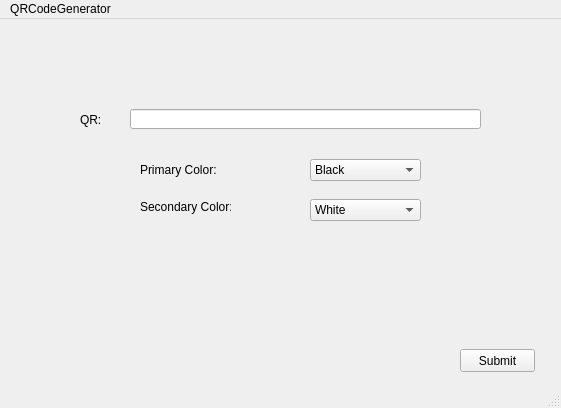
<?xml version="1.0" encoding="UTF-8"?>
<ui version="4.0">
 <class>MainWindow</class>
 <widget class="QMainWindow" name="MainWindow">
  <property name="geometry">
   <rect>
    <x>0</x>
    <y>0</y>
    <width>561</width>
    <height>408</height>
   </rect>
  </property>
  <property name="windowTitle">
   <string>MainWindow</string>
  </property>
  <widget class="QWidget" name="centralwidget">
   <widget class="QPushButton" name="submitButton">
    <property name="geometry">
     <rect>
      <x>460</x>
      <y>330</y>
      <width>75</width>
      <height>23</height>
     </rect>
    </property>
    <property name="text">
     <string>Submit</string>
    </property>
   </widget>
   <widget class="QLabel" name="primaryColor">
    <property name="geometry">
     <rect>
      <x>140</x>
      <y>140</y>
      <width>91</width>
      <height>21</height>
     </rect>
    </property>
    <property name="text">
     <string>Primary Color:</string>
    </property>
   </widget>
   <widget class="QLabel" name="secondaryColor">
    <property name="geometry">
     <rect>
      <x>140</x>
      <y>180</y>
      <width>91</width>
      <height>16</height>
     </rect>
    </property>
    <property name="text">
     <string>Secondary Color:</string>
    </property>
   </widget>
   <widget class="QLineEdit" name="userInput">
    <property name="geometry">
     <rect>
      <x>130</x>
      <y>90</y>
      <width>351</width>
      <height>20</height>
     </rect>
    </property>
   </widget>
   <widget class="QComboBox" name="comboBox">
    <property name="geometry">
     <rect>
      <x>310</x>
      <y>140</y>
      <width>111</width>
      <height>22</height>
     </rect>
    </property>
    <item>
     <property name="text">
      <string>Black</string>
     </property>
    </item>
    <item>
     <property name="text">
      <string>Purple</string>
     </property>
    </item>
    <item>
     <property name="text">
      <string/>
     </property>
    </item>
   </widget>
   <widget class="QLabel" name="label">
    <property name="geometry">
     <rect>
      <x>80</x>
      <y>80</y>
      <width>31</width>
      <height>41</height>
     </rect>
    </property>
    <property name="text">
     <string>QR:</string>
    </property>
   </widget>
   <widget class="QComboBox" name="comboBox_2">
    <property name="geometry">
     <rect>
      <x>310</x>
      <y>180</y>
      <width>111</width>
      <height>22</height>
     </rect>
    </property>
    <item>
     <property name="text">
      <string>White</string>
     </property>
    </item>
    <item>
     <property name="text">
      <string>Yellow</string>
     </property>
    </item>
    <item>
     <property name="text">
      <string/>
     </property>
    </item>
   </widget>
  </widget>
  <widget class="QMenuBar" name="menubar">
   <property name="geometry">
    <rect>
     <x>0</x>
     <y>0</y>
     <width>561</width>
     <height>21</height>
    </rect>
   </property>
   <widget class="QMenu" name="menuQRCodeGenerator">
    <property name="title">
     <string>QRCodeGenerator</string>
    </property>
   </widget>
   <addaction name="menuQRCodeGenerator"/>
  </widget>
  <widget class="QStatusBar" name="statusbar"/>
 </widget>
 <resources/>
 <connections/>
</ui>
